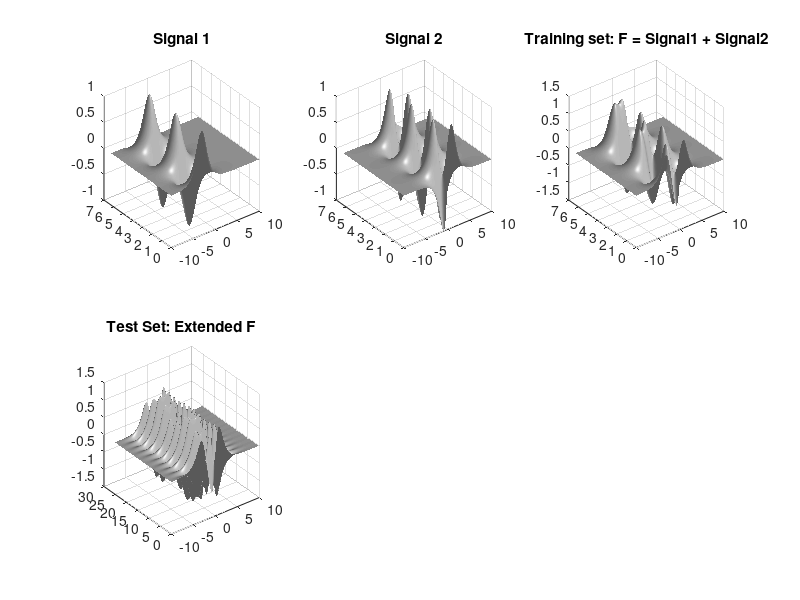

The MATLAB script that drew this image: (Note: this script raises an error after producing the figure.)
%% My code is a slight modification to the example code in the following video:
%% https://youtu.be/KAau5TBU0Sc?t=499

%% The lecture for theory behind the DMD algorithm is found here:
%% https://youtu.be/bYfGVQ1Sg98?t=1958
%% Kutz starts stepping through the algorithm at 25:00

%%

clear all, close all, clc

%% create a signal (training set)
xi  = linspace(-10, 10, 400); %400 measurements %vector of 400 data points from -10 to 10
t   = linspace(0, 2*pi, 200); %200 points in time (between 0 to 2pi)
dt = t(2) - t(1);  % dt = 
[Xgrid, T] = meshgrid(xi,t); % meshgrid builds an x direction and t direction % 2 matrices with dimensions 200x400 % Xgrid is 200 (length of t) rows, each row is a copy of xi % Tgrid is a 200x400 matrix, 400 (length of xi) columns, each column is a copy of t 
%goal here is to compose 2 signals, and then see if we can separate the signals
%create two spatio-temporal patterns
%this DMD example assumes that you have 2 distinct time signals
f1=sech(Xgrid+3).*(1*exp(1i*2.3*T));
f2=(sech(Xgrid).*tanh(Xgrid)).*(2*exp(1i*2.8*T));
f=f1+f2;


%% repeat signal creation for longer time horizon (test set)
xi_extended  = linspace(-10, 10, 400); %400 measurements
t_extended = linspace(0,8*pi, 800); %400 points in time (between 0 to 4pi)
dt_extended = t_extended(2) - t_extended(1);  %
[Xgrid_extended, T_extended] = meshgrid(xi_extended, t_extended); % meshgrid builds an x direction and t direction

f1_extended =sech(Xgrid_extended+3).*(1*exp(1i*2.3*T_extended));
f2_extended =(sech(Xgrid_extended).*tanh(Xgrid_extended)).*(2*exp(1i*2.8*T_extended));
f_extended_2 = f1_extended + f2_extended;

%% create plots for signal 1, signal 2, training set (signal1 + signal2), test set (signal1_extended + extended_signal2_extended) 

figure(1)
subplot(2,3,1), surfl(Xgrid, T, real(f1)); shading interp, colormap(gray), title('Signal 1') %plot signal 1
subplot(2,3,2), surfl(Xgrid, T, real(f2)); shading interp, colormap(gray), title('Signal 2') %plot signal 2

subplot(2,3,3), surfl(Xgrid, T, real(f)); shading interp, colormap(gray), title('Training set: F = Signal1 + Signal2') % plot training set (signal 1 + signal 2)
subplot(2,3,4), surfl(Xgrid_extended, T_extended, real(f_extended_2)); shading interp, colormap(gray), title('Test Set: Extended F') %plot test set


%% What would happen if simply did SVD on the data matrix???


[u,s,v] = svd(f.'); %perform PCA, made sure to transpose f

figure(2) %visualize svd
new_line = newline;
%title_new = "Normalization of eigenvalues (singlular values)";
%title_new = title_new + new_line  + "from SVD on full data matrix";
title_new = "Normalization of eigenvalues (singlular values)" + new_line  + "that come from SVD on full data matrix";

plot(diag(s)/sum(diag(s)), 'ro' ), title(title_new) %notice that first one takes up about 60 percent of variance, second one takes up about 40 percent of variance

figure(3) %take a look at what this gives in terms of time dynamics in terms of PCA %notice forst 2 modes are meaningful, any other modes after are junk
title("SVD on full data Matrix")
subplot(3,1,1), plot(real(u(:,1:2)), 'Linewidth', 2 ), title('left singular vecors U, from SVD on full data matrix ')
subplot(3,1,2), plot(real(v(:,1:2)), 'Linewidth', 2), title('right singular vectors Vs from SVD in full data matrix')
%notice SVD does not take into account time, so the 2 modes are mixed
%SVD goves you a basis which you can expand things in, but it's not the basis you want in the sense that it is not as interpretable (Note: by interpretable we mean in the sense that you can extract the 2 modes that you had back in the original system f=f1+f2 )

%SVD does not group together modes that oscilatte at same frequencies
%This highlights the philosophy behond the DMD algortihm: signals of the same frequency should be grouped together

%Mode 1 should be a hyperbolic secant
%Mode 2 should be a hyperbolic tangent


%% DMD Algorithm
% The outline of the steps is as follows
% STEP 1 : Do SVD on first window of data X1 
% STEP 2 : LOOK IN THE SIMILARITY TRANSFORM VARIABLE A_ORIGINAL (FROM THE EQUATION X2=A_ORIGINAL*X1).
            % BUILD A_TILDE BY PROJECTING A_ORIGINAL ONTO THE SVD COMPONENTS OF X1 (which are Ur, Sr, and Vr) 
            % A_TILDE IS THE LEAST SQUARE FIT MATRIX THAT TAKES YOU FROM ONE SNAPSHOT(X1) TO ANOTHER SNAPSHOT(X2).
            % A_TILDE IS ESSENTIALLY A SIMILARITY TRANSFORM WITH A_ORIGINAL, BUT NOW THE SIMILARITY TRANSFORM IS IN THE LOW RANK EMBEDDING SUBSPACE OF X1
% STEP 3 : GET EIGENVALUES AND EIGENVECTORS(A.K.A. EIGENFUNCTIONS) OF A_TILDE
% STEP 4 : PROJECT DMD MODES (EIGENVECTORS OF A_TILDE) ONTO ORIGINAL HIGH
            % DIMENSIONAL SPACE


X=f.'; %Make a Data Matrix X %transpose f so that rows are spatial elements, and columns are time snapshots (this is usually how DMD is presented)
%DMD breaks up your data matrix into 2 pieces X1 and X2
X1=X(:, 1:end-1); % the first piece of data is your data matrix, but excludes the LAST column (this is the first window in time)
X2=X(:,2:end); % the second piece of data is your data matrix, but excludes the FIRST column (this is the second window in time)

% STEP 1 OF DMD : SVD ON FIRST WINDOW OF DATA
[U,S,V] = svd(X1, 'econ'); %svd(X1, 'econ'); %Step 1 of DMD: do SVD on first window of data X1
r=2; %r-rank (2-rank) truncation to find low dimensional space to represetn data (notice that if we increase r to 3, the third phi in the plot is a "nonsmooth" vector)
Ur=U(:,1:r); %low dimensional subspace Ur is the rank reduced U (all rows, first r columns of U)
Sr=S(1:r,1:r); %rank reduced S (first r rows and first r columns of S)
Vr=V(:,1:r); %rank reduced V (all rows, first r olumns of V)

Atilde = Ur'*X2*Vr/Sr; % Step 2 OF DMD: LOOK IN THE SIMILARITY TRANSFORM VARIABLE %build Atilde (least square fit matrix) that takes you from one snapshot into another %its essentially a similarity transform with A, but now you're doing it in low rank subspace % Ur'*X2*Vr*inv(Sr); %Atilde=Ur'*X2*Vr/Sr; % Step 2 of DMD: LOOK IN THE SIMILARITY TRANSFORM VARIABLE %build Atilde (least square fit matrix) that takes you from one snapshot into another %its essentially a similarity transform with A, but now you're doing it in low rank subspace
[W,D] = eig(Atilde);   % Step 3 OF DMD: GET EIGENVALUES AND EIGENVECTORS %find eigen decomposition (eigenfunctions(eigenvectors) and eigenvalues) of Atilde
Phi = X2*Vr/Sr*W;      % Step 4 OF DMD: PROJECT BACK OUT ONTO REAL SPACE % Phi contains the DMD modes in the original measurement space coordinates% %X2*Vr*inv(Sr)*W; %Phi=X2*Vr/Sr*W; 

lambda = diag(D); %diagonal matrix ofeigenvalues of Atilde
omega =  log(lambda)/dt; %called omega in poncare space % this is trying to solve for omega in the equation lambda=e^omega*t

figure (4), 
subplot(3,1,2), hold on, plot(real(Phi), 'Linewidth', 2 ), title('Phi s') % add to first plot of figure 3 %purple and yellw are DMD modes


x1=X(:,1); %initial condition, aka first time snapshot at time zero
b=Phi\x1; %get the b vector which tells you how much of each mode is going on at a particular time %remember that phi*b = x0, therefore b = phi\x0


% essentially what DMD does is it takes a time sries and finds the best b's,
    % the best modes (phi's) and the best omegas (w's aka frequencies),
    %by which to represent your dynamical system as a linear one so that we
    %can approximate the dynamical system and its transition into the future, starting from an initial condition 

t_horizon_vec = t;
t_horizon_vec_extended = t_extended;
%t2=linspace(0,20*pi,200); %prediction horizon   
time_dynamics_extended = zeros(r, length(t_horizon_vec_extended) ); %we have r rows, and t columns


for iter=1:length(t_horizon_vec)    
    time_dynamics(:,iter)=(b.*exp(omega*t_horizon_vec(iter))); %space-by-time_matrix = space_matrix*exponent_time_matrix 
end

for iter=1:length(t_horizon_vec_extended)    
    time_dynamics_extended(:,iter)=(b.*exp(omega*t_horizon_vec_extended(iter))); %space-by-time_matrix = space_matrix*exponent_time_matrix 
end
    
X_dmd = Phi * time_dynamics; %DMD solution we multiply b*exp(w*t) with phi
X_dmd_extended =  Phi * time_dynamics_extended;

figure(1)
%subplot(2,2,4), surfl(Xgrid, T, real(X_dmd).'); shading interp, colormap(gray)
subplot(2,3,5), surfl(Xgrid_extended, T_extended, real(X_dmd_extended).'); shading interp, colormap(gray), title('Reconstructed F using DMD') %plot prediction




